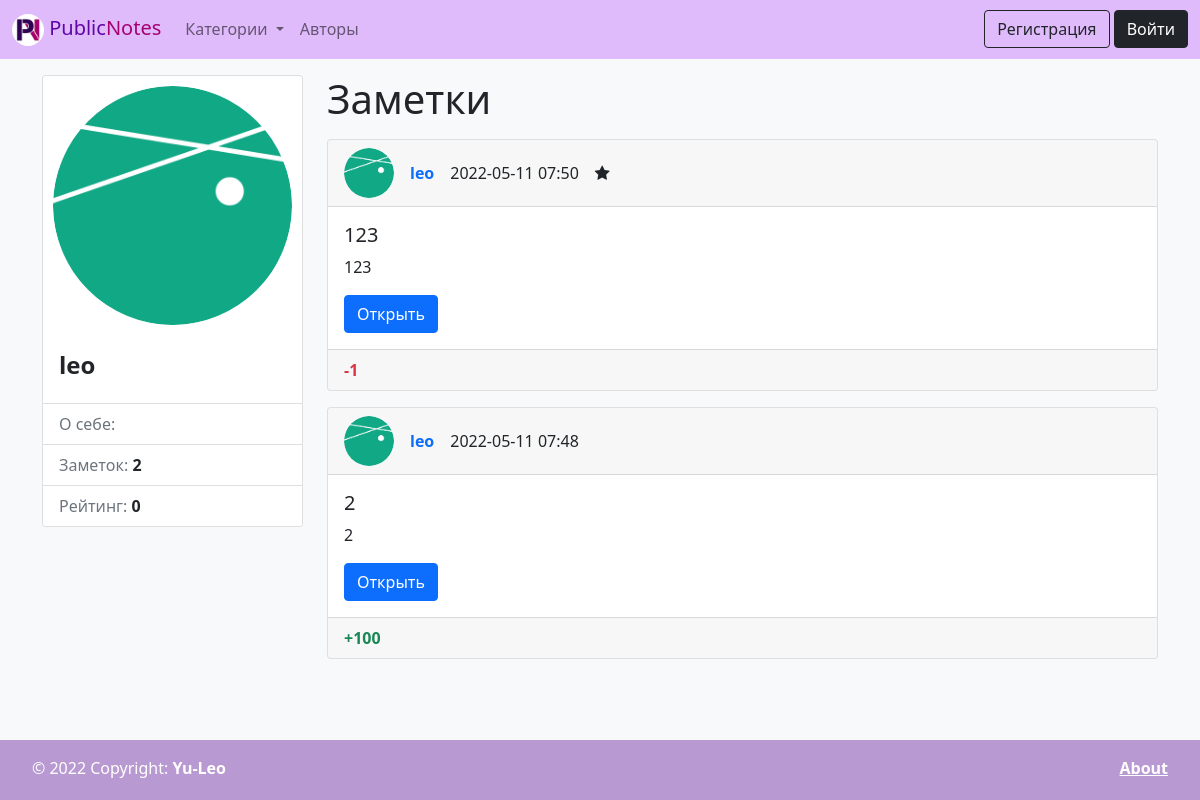
/author/2, run on an earlier commit of the app's database.
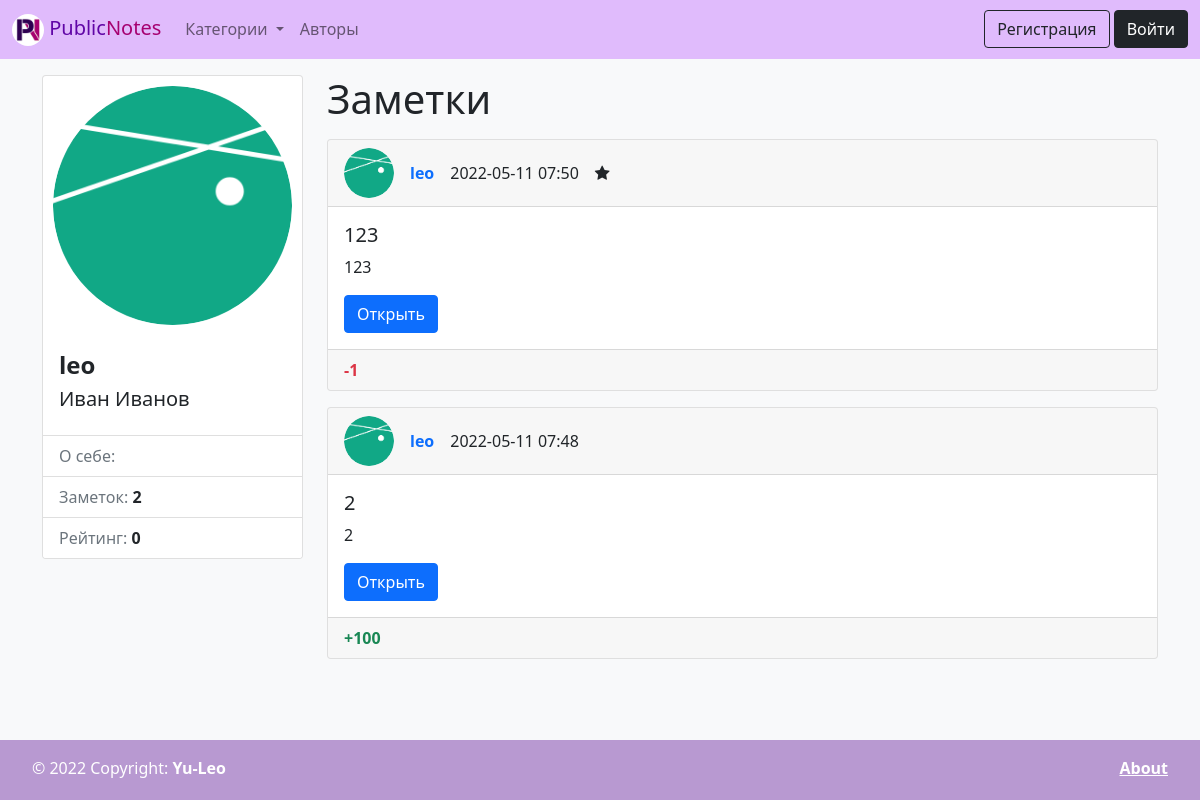
And on a later commit of the database.
### wall/models.py (models this page shows)
class User(AbstractUser):
    photo = models.ImageField(upload_to='photos/%Y/%m/%d/', verbose_name='Аватарка', blank=True)
    rating = models.IntegerField(verbose_name='Рейтинг', default=0)
    bio = models.TextField(verbose_name='О себе', blank=True)
    def get_absolute_url(self):
        return reverse('author', kwargs={"pk": self.pk})

class Note(models.Model):
    title = models.CharField(max_length=150, verbose_name='Название')
    content = models.TextField(verbose_name='Текст', blank=True)
    created_at = models.DateTimeField(auto_now_add=True, verbose_name='Дата создания')
    rating = models.IntegerField(verbose_name='Рейтинг', default=0)
    stared = models.BooleanField(verbose_name='Важная', default=False)
    author = models.ForeignKey(
        settings.AUTH_USER_MODEL,
        on_delete=models.PROTECT,
        verbose_name='Автор',
        null=True,
        blank=True,
    )
    category = models.ForeignKey('Category', on_delete=models.PROTECT, verbose_name='Категория', null=True, blank=True)
    def get_absolute_url(self):
        return reverse('note', kwargs={"pk": self.pk})
    class Meta:
        verbose_name = 'Заметка'
        verbose_name_plural = 'Заметки'
        ordering = ['-created_at', 'title']

### wall/views.py (the view)
# urls.py: path('author/<int:pk>', ViewAuthor.as_view(), name='author'),
class ViewAuthor(DetailView):
    model = User
    template_name = 'wall/author.html'
    context_object_name = 'author'
    def get_context_data(self, *, object_list=None, **kwargs):
        context = super(ViewAuthor, self).get_context_data(**kwargs)
        context['page_obj'] = Note.objects.filter(author=self.kwargs['pk'])
        return context

### wall/templatetags/wall_tags.py (called while the page is built)
@register.simple_tag
def get_categories():
    return Category.objects.annotate(cnt=Count('note')).order_by('-cnt', 'title')

@register.simple_tag
def get_notes_count_for_author(author):
    return Note.objects.filter(author=author).count()

### wall/templates/wall/author.html (shortened to what this page needs)
{% extends 'base.html' %}
{% load wall_tags %}
{% block sidebar %}
<div class="card">
    <img src="{% if author.photo %}
                {{ author.photo.url }}
                {% else %}
                {% load static %}
                {% endif %}" alt="..."
         style="border-radius: 50%; padding: 10px;">
    <div class="card-body">
        <h4 class="card-title"><span class="fw-bold">{{ author.username }}</span></h4>
        <h5><span class="fw-light">
            {% if author.first_name %}
            {{ author.first_name }}
            {% endif %}
            {% if author.last_name %}
            {{ author.last_name }}
            {% endif %}</span></h5>
    </div>
    <ul class="list-group list-group-flush">
        <li class="list-group-item">
            <p class="card-text"><span class="text-secondary"> О себе: </span>{{author.bio}}</p>
        </li>
        <li class="list-group-item"><span class="text-secondary">Заметок: </span><span class="fw-bold">
                        {% get_notes_count_for_author author %} </span></li>
        <li class="list-group-item"><span class="text-secondary">Рейтинг: </span><span class="
                        {% if item.rating > 0 %}
                        text-success
                        {% elif item.rating < 0 %}
                        text-danger
                        {% else %}
                        {% endif %}
                        fw-bold"> {{ author.rating }}
                    </span>
        </li>
    </ul>
</div>
{% endblock %}
{% block content_title %}
<div class="hstack gap-3">
    <h1 class="mb-3">Заметки</h1>
</div>
{% endblock %}
{% block content %}
{% include 'wall/inc/_notes_list.html'%}
{% endblock %}

### templates/base.html (shortened to what this page needs)
<!doctype html>
<html lang="ru">
<head>
    <link href="https://cdn.jsdelivr.net/npm/bootstrap@5.1.3/dist/css/bootstrap.min.css" rel="stylesheet"
>
    <link rel="stylesheet" href="https://maxcdn.bootstrapcdn.com/font-awesome/4.5.0/css/font-awesome.min.css">
    <link rel="stylesheet" href="/static/wall/css/style.css">
    {% load static %}
</head>
<body class="bg-light">
{% include 'inc/_navbar.html'%}
<div class="container">
    <div class="row pt-3">
        <div class="col-md-3">
            {% block sidebar %} SIDEBAR {% endblock %}
        </div>
        <div class="col-md-9">
            {% block content_title %} {% endblock %}
            {% block content %} CONTENT {% endblock %}
        </div>
    </div>
</div>
{% include 'inc/_footer.html'%}
</body>
</html>

### templates/inc/_navbar.html (shortened to what this page needs)
{% load wall_tags %}
{% load static %}
<nav class="navbar navbar-expand-lg navbar-light purple-navbar text-white">
    <div class="container-fluid">
        <a class="navbar-brand" href="{% url 'home' %}">
            <img src="{% static 'wall/img/logo.png' %}" alt="" width="32" height="32"
                 class="d-inline-block align-text-center rounded-circle">
            <span class="dark_purple_text">Public</span><span class="dark_pink_text">Notes</span>
        </a>
        <div class="collapse navbar-collapse" id="navbarNavDropdown">
            <ul class="navbar-nav">
                <li class="nav-item dropdown">
                    <a class="nav-link dropdown-toggle" href="#" id="navbarDropdownMenuLink" role="button"
                       data-bs-toggle="dropdown" aria-expanded="false">
                        Категории
                    </a>
                </li>
                <li class="nav-item">
                    <a class="nav-link" href="{% url 'authors' %}">Авторы</a>
                </li>
            </ul>
        </div>
        <div class="">
            {% if request.user.is_authenticated %}
            <a class="btn btn-outline-dark" href="{{ request.user.get_absolute_url }}" role="button"
               aria-disabled="true">
                {{ request.user.username }}</a>
            <a class="btn btn-outline-secondary" href="{% url 'logout' %}" role="button">Выйти</a>
            {% else %}
            <a class="btn btn-outline-dark" href="{% url 'registration' %}" role="button">Регистрация</a>
            <a class="btn btn-dark" href="{% url 'login' %}" role="button">Войти</a>
            {% endif %}
        </div>
    </div>
</nav>

### wall/templates/wall/inc/_notes_list.html (shortened to what this page needs)
{% for item in page_obj %}
<div class="card mb-3">
    <div class="card-header">
        <div class="hstack gap-3">
            <div class="">
                <img src="{% if item.author.photo %}
                {{ item.author.photo.url }}
                {% else %}
                {% load static %}
                {% endif %}" alt="..." width="50" height="50"
                     style="border-radius: 25px;">
            </div>
            <div class="fw-bold">
                {% if item.author %}
                <a href="{{ item.author.get_absolute_url }}" class="text-decoration-none">{{ item.author.username }}</a>
                {% else %}
                Аноним
                {% endif %}
            </div>
            <div class="fw-light">{{ item.created_at|date:"Y-m-d H:i" }}</div>
            <div class="">
                {% if item.stared %}
                <i class="fa fa-star"></i>
                {% endif %}
            </div>
        </div>
    </div>
    <div class="card-body">
        <h5 class="card-title">{{ item.title|truncatewords:10 }}</h5>
        <p class="card-text">{{ item.content|truncatewords:30 }}</p>
        <a href="{{ item.get_absolute_url }}" class="btn btn-primary">Открыть</a>
    </div>
    <div class="card-footer"
         style="{% if item.category.color %}background-color: #{{item.category.color}}{% endif %}">
        <div class="hstack gap-3">
            {% if item.rating > 0 %}
            <div class="text-success fw-bold">+{{item.rating}}</div>
            {% elif item.rating < 0 %}
            <div class="text-danger fw-bold">{{item.rating}}</div>
            {% else %}
            <div class="fw-bold">{{item.rating}}</div>
            {% endif %}
        </div>
    </div>
</div>
{% endfor %}

### templates/inc/_footer.html
<footer class="d-flex justify-content-between text-white p-3">
    <div class="ps-3">
        © 2022 Copyright: <span class="fw-bold">Yu-Leo</span>
    </div>
    <div class="pe-3">
        <a class="text-white fw-bold" href="{% url 'about' %}">About</a>
    </div>
</footer>

### wall/static/wall/css/style.css (style rules this page uses)
html { position: relative; min-height: 100%; }
body { margin-bottom: 60px; }
footer { position: absolute; bottom: 0; width: 100%; height: 60px; background-color: #B899D1; }
.dark_purple_text { color: #6005A6; }
.purple-navbar { background-color: #E0BBFC; }
.dark_pink_text { color: #A60070; }

What changed in the data, as far as the page shows it:
changed User "leo": first_name (not shown) → "Иван"; last_name (not shown) → "Иванов"
